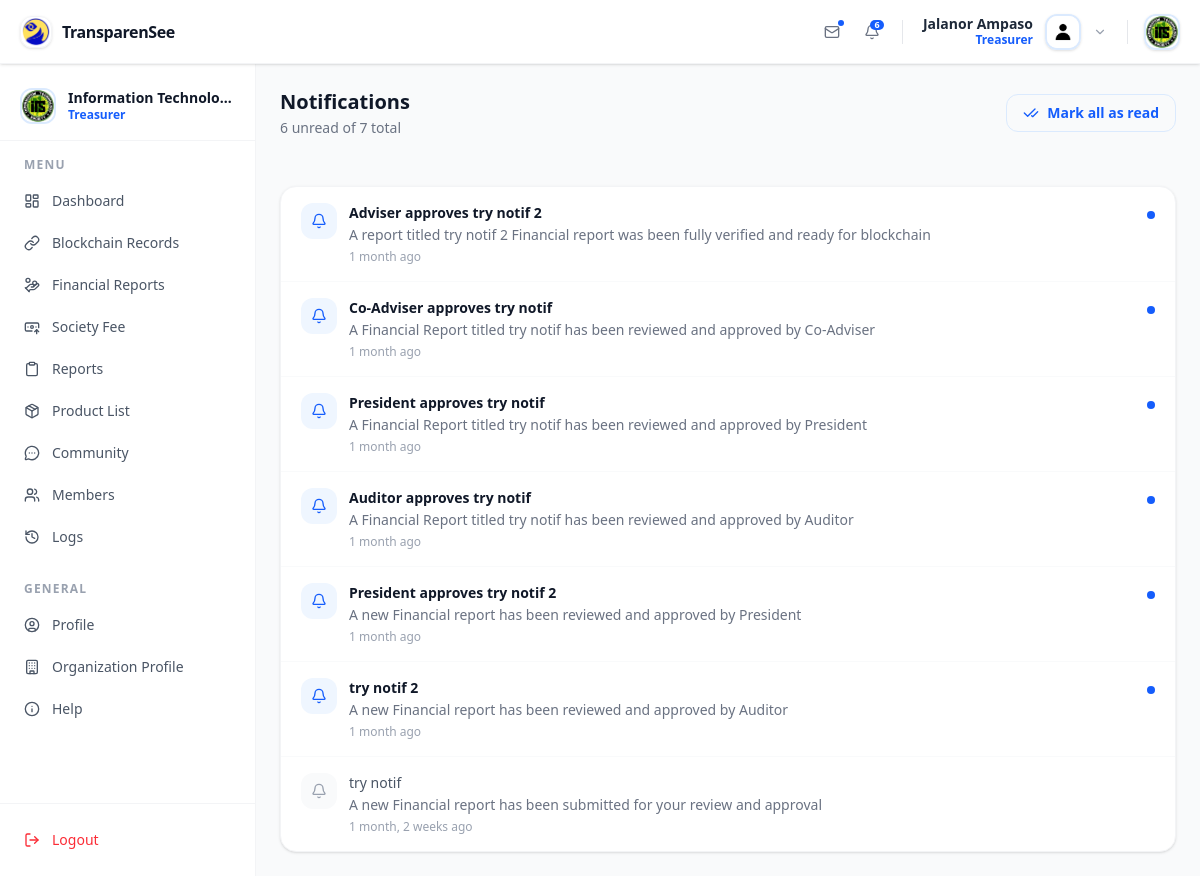
Before: /notifications/ (signed in) with the older database file.
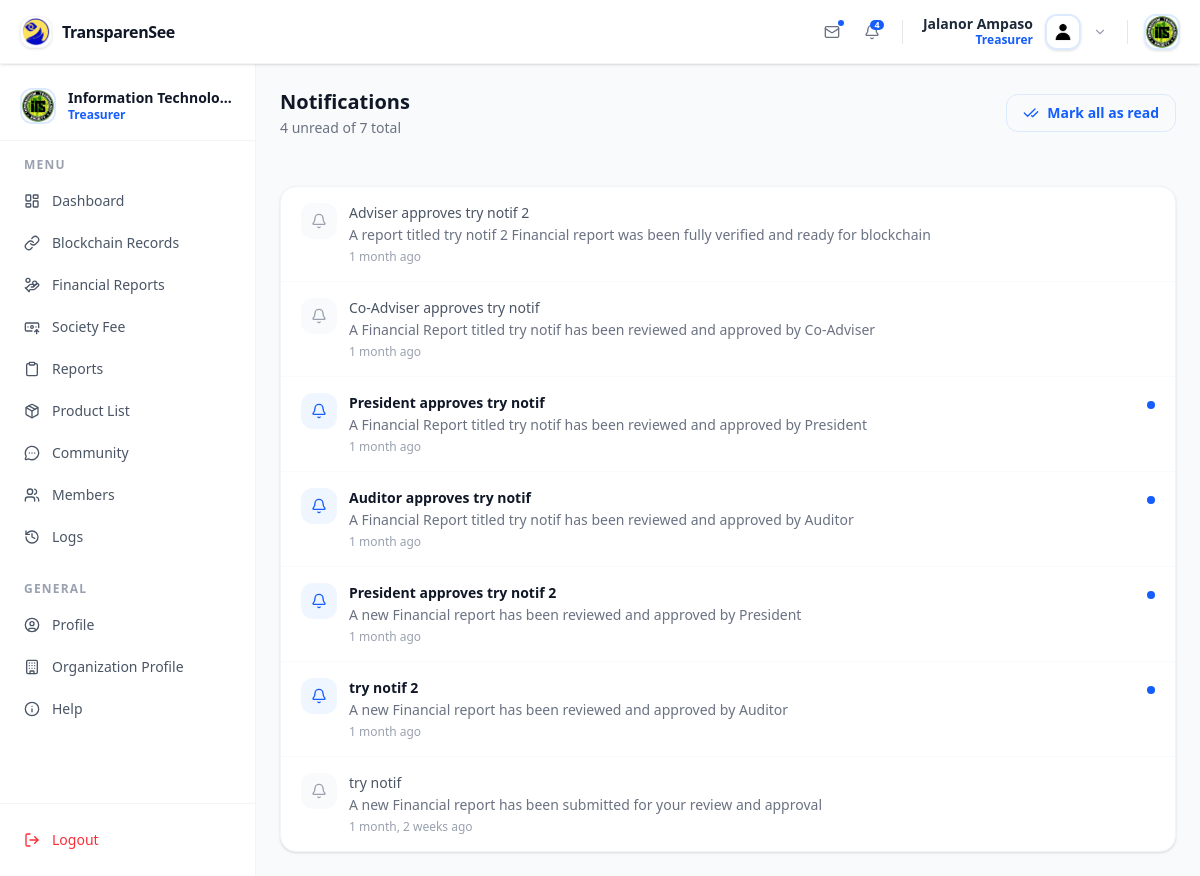
After: the same page with the newer database file.
### app/models.py (models this page shows, shortened)
class Notification(models.Model):
    recipient = models.ForeignKey(
        settings.AUTH_USER_MODEL,
        on_delete=models.CASCADE,
        related_name="notifications"
    )
    title = models.CharField(max_length=255)
    message = models.TextField()
    url = models.CharField(max_length=255, blank=True)
    is_read = models.BooleanField(default=False)
    created_at = models.DateTimeField(auto_now_add=True)
    class Meta:
        ordering = ["-created_at"]

### app/views/notification/notification.py (the view)
# urls.py: path("notifications/", views.notification_list, name="notification_list"),
@login_required
def notification_list(request):
    notifications = Notification.objects.filter(
        recipient=request.user
    ).order_by("-created_at")
    unread_count = notifications.filter(is_read=False).count()
    return render(
        request,
        "app/notification_list.html",
        {
            "notifications": notifications,
            "unread_count": unread_count,
            "base_template": get_base_template(request.user),
        },
    )

### app/context_processors.py (called while the page is built)
def notifications(request):
    if request.user.is_authenticated:
        notifications = Notification.objects.filter(
            recipient=request.user
        ).order_by("-created_at")[:5]
        unread_count = Notification.objects.filter(
            recipient=request.user,
            is_read=False
        ).count()
        return {
            "notifications": notifications,
            "unread_count": unread_count,
        }
    return {
        "notifications": [],
        "unread_count": 0,
    }

### app/views/notification/notification.py (called while the page is built)
def get_base_template(user):
    return ROLE_TEMPLATES.get(user.role, 'app/base.html')

### app/templates/app/notification_list.html (shortened to what this page needs)
{% extends base_template %}
{% load static %}
{% block con %}
<div class="py-6 px-6 flex flex-col gap-6 bg-gray-50">
  <div class="flex items-center justify-between mb-6">
    <div>
      <h1 class="text-xl font-extrabold text-gray-900">Notifications</h1>
      <p class="text-sm text-gray-500 mt-0.5">
        {{ unread_count }} unread of {{ notifications|length }} total
      </p>
    </div>
    {% if unread_count %}
    <form action="{% url 'mark_all_read' %}" method="post">
      <button type="submit"
        class="flex items-center gap-2 px-4 py-2 rounded-xl text-sm font-semibold text-blue-600 border border-blue-100 hover:bg-blue-50 transition-colors">
        <i data-lucide="check-check" class="w-4 h-4"></i>
        Mark all as read
      </button>
    </form>
    {% endif %}
  </div>
  <div class="bg-white border border-gray-100 rounded-2xl shadow-sm overflow-hidden">
    {% for notification in notifications %}
    <a href="{% url 'notification_redirect' notification.pk %}"
      class="flex items-start justify-between gap-3 px-5 py-4 hover:bg-blue-50 transition-colors {% if not forloop.last %}border-b border-gray-50{% endif %}">
      <div class="flex items-start gap-3 min-w-0">
        <div class="w-9 h-9 shrink-0 rounded-xl flex items-center justify-center
          {% if not notification.is_read %}bg-blue-50 text-blue-600{% else %}bg-gray-50 text-gray-400{% endif %}">
          <i data-lucide="bell" class="w-4 h-4"></i>
        </div>
        <div class="min-w-0">
          <p class="text-sm {% if not notification.is_read %}font-bold text-gray-900{% else %}font-medium text-gray-600{% endif %}">
            {{ notification.title }}
          </p>
          <p class="text-sm text-gray-500 mt-0.5">
            {{ notification.message }}
          </p>
          <small class="text-xs text-gray-400 mt-1 block">
            {{ notification.created_at|timesince }} ago
          </small>
        </div>
      </div>
      {% if not notification.is_read %}
      <div class="w-2 h-2 rounded-full bg-blue-600 mt-2 shrink-0"></div>
      {% endif %}
    </a>
    {% empty %}
    <div class="p-10 text-center">
      <i data-lucide="bell-off" class="w-8 h-8 text-gray-300 mx-auto mb-2"></i>
      <p class="text-sm text-gray-400">No notifications yet.</p>
    </div>
    {% endfor %}
  </div>
</div>
{% endblock %}

### app/templates/app/officer/officer_navbar.html (shortened to what this page needs)
{% load static %}
<div class="navbar bg-white border-b border-gray-100 shadow-sm flex justify-between z-99 px-4 h-16">
  <div class="flex items-center gap-2">
    <a class="flex items-center gap-2.5 px-1">
      <div class="w-8 h-8 rounded-xl overflow-hidden shadow-sm border border-gray-100">
        <img src="{% static 'images/TransparenSee_Logo.png' %}" alt="TransparenSee" class="w-full h-full object-cover" />
      </div>
      <span class="text-base font-extrabold text-gray-900 tracking-tight hidden sm:block">TransparenSee</span>
    </a>
  </div>
  <div class="hidden lg:flex items-center gap-3">
    <div class="flex items-center gap-1">
      <button class="w-9 h-9 flex items-center justify-center rounded-xl text-gray-500 hover:bg-blue-50 hover:text-blue-700 transition-colors duration-200 relative">
        <i data-lucide="mail" class="w-4 h-4"></i>
        <span class="absolute top-1.5 right-1.5 w-1.5 h-1.5 bg-blue-600 rounded-full"></span>
      </button>
      <div class="dropdown dropdown-end">
        <label tabindex="0" class="w-9 h-9 flex items-center justify-center rounded-xl text-gray-500 hover:bg-blue-50 hover:text-blue-700 transition-colors duration-200 relative cursor-pointer">
          <i data-lucide="bell" class="w-4 h-4"></i>
          {% if unread_count %}
          <span class="absolute top-1.5 right-1.5 min-w-3.5 h-2.5 px-0.75 flex items-center rounded-full justify-center bg-blue-600 text-white text-[9px] font-bold leading-none">
            {{ unread_count }}
          </span>
          {% endif %}
        </label>
      </div>
    </div>
    <div class="dropdown dropdown-end">
      <div tabindex="0" role="button" class="flex items-center gap-3 px-2 py-1.5 rounded-xl hover:bg-gray-50 cursor-pointer transition-colors duration-200">
        <div class="flex flex-col items-end">
          <p class="text-sm font-semibold text-gray-800 leading-tight">{{ user.first_name }} {{ user.last_name }}</p>
          <span class="text-xs font-bold text-blue-600 capitalize">{{ user.get_role_display }}</span>
        </div>
        <div class="w-9 h-9 rounded-xl overflow-hidden border-2 border-blue-100 shadow-sm shrink-0">
          <img
            alt="Profile"
            src="{% if user.profile_image %}{{ user.profile_image.url }}{% else %}{% static 'images/default_profile_pic.jpg' %}{% endif %}"
            class="w-full h-full object-cover"
          />
        </div>
        <i data-lucide="chevron-down" class="w-3.5 h-3.5 text-gray-400"></i>
      </div>
    </div>
    <div class="flex items-center px-1">
      {% if user.role == 'super_admin' or user.role == 'campus_admin' %}
      <div class="w-9 h-9 rounded-xl overflow-hidden border-2 border-gray-100 shadow-sm">
        <img src="{% static 'images/cvsu_logo.jpg' %}" alt="CvSU" class="w-full h-full object-cover" />
      </div>
      {% elif user.role == 'treasurer' or user.role == 'auditor' or user.role == 'president'%}
      <div class="w-9 h-9 rounded-xl overflow-hidden border-2 border-blue-100 shadow-sm">
        <img
          src="{% if user.officer.organization.logo %}{{ user.officer.organization.logo.url }}{% else %}{% static 'images/default_profile_pic.jpg' %}{% endif %}"
          alt="Organization"
          class="w-full h-full object-cover"
        />
      </div>
      {% endif %}
    </div>
  </div>
</div>

Changed rows visible on the page:
changed Notification "Adviser approves try notif 2": is_read False → True (drawn)
changed Notification "Co-Adviser approves try notif": is_read False → True (drawn)
Other visible differences:
{{ unread_count }}: "6" → "4"
